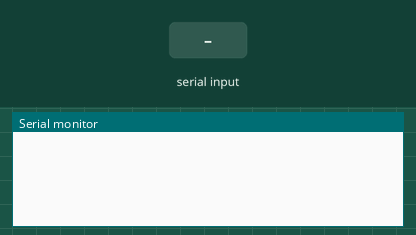
This sketch was run on a simulated Arduino Uno, built with avr-gcc and run on an emulated ATmega328P. Shown: the last lines printed to the serial monitor. The test bench sets the inputs (shaded band).

Above: at 1.2 s.
1.3 s: "1" received over Serial
At 3.4 s:
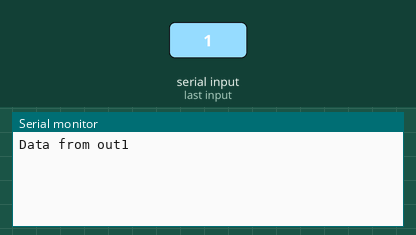
3.8 s: "1" received over the second serial link
At 4.6 s:
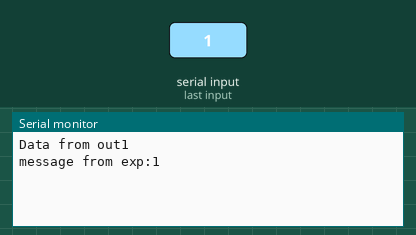
5.3 s: "0" received over Serial
At 6.7 s:
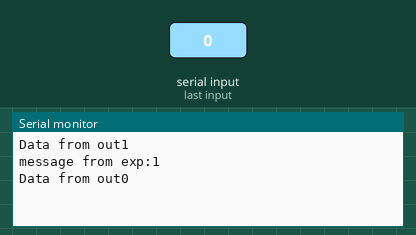
6.8 s: "0" received over the second serial link
At 8.1 s:
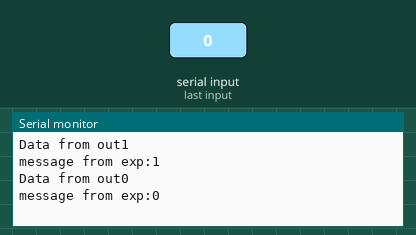

The sketch:

arduno_readingesp.ino
```cpp
#include <SoftwareSerial.h>


int rxPin=2;
int txPin=3;

SoftwareSerial mySerial =  SoftwareSerial(rxPin, txPin);

void setup() {
  // put your setup code here, to run once:
  mySerial.begin(9600);
  Serial.begin(57600);
}

void loop() {
  // put your main code here, to run repeatedly:
  if (mySerial.available()) {
    String readString="";
    while (mySerial.available()) {
      delay(2);
      char c=mySerial.read();
      readString += c;
    }
    Serial.print("message from exp:");
    Serial.println(readString);
  }

  if (Serial.available()) {
    String readdata=Serial.readString();
    Serial.print("Data from out");
    Serial.println(readdata);

    //sending data to exp
    mySerial.println(readdata);
  }
}
```

Measured:
- after the input at 1.3 s, the serial monitor: prints a new line after 1.0 s (image 1)
- after the input at 3.8 s, the serial monitor: prints a new line at once (image 2)
- after the input at 5.3 s, the serial monitor: prints a new line after 1.0 s (image 3)
- after the input at 6.8 s, the serial monitor: prints a new line at once (image 4)
